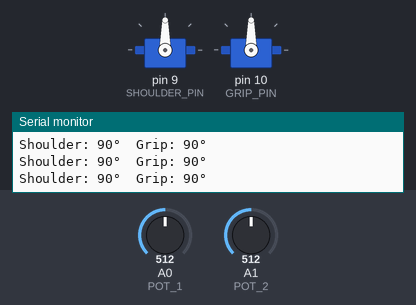
Recording of a sketch running on a simulated Arduino Uno, built with avr-gcc and run on an emulated ATmega328P. Parts: 2 × servo, the last lines printed to the serial monitor. Inputs (shaded band) come from the test bench; at power-on: A0 (POT_1) = 512, A1 (POT_2) = 512.

Above: at 1.2 s.
1.3 s: A0 (POT_1) set to 550
At 1.7 s:
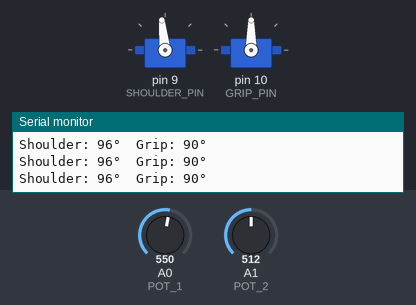
4.3 s: A0 (POT_1) set to 576
At 5.2 s:
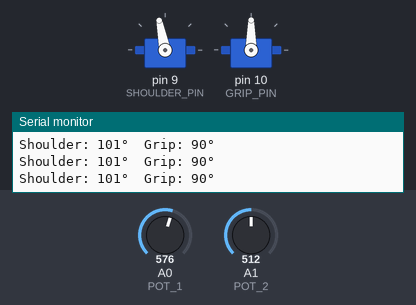
5.8 s: A1 (POT_2) set to 552
At 6.6 s:
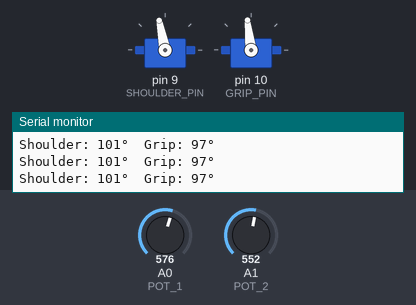
7.3 s: A1 (POT_2) set to 582
At 8.2 s:
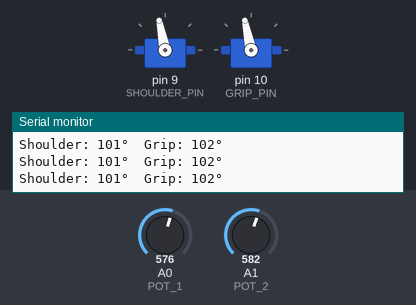
8.8 s: A0 (POT_1) set to 511
At 9.2 s:
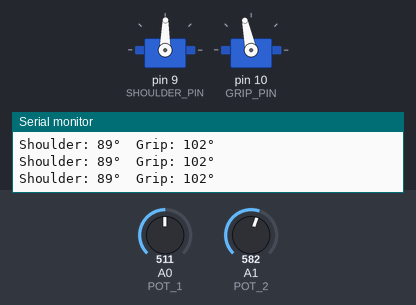
10.3 s: A1 (POT_2) set to 716
At 10.7 s:
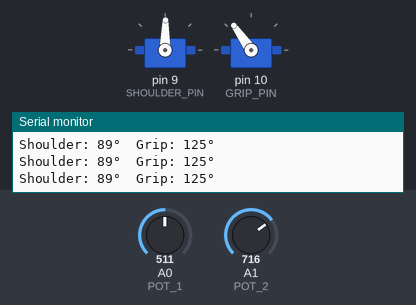
Timing chart, 0 to 12.8 s (numbered marks = the images above; inputs shaded):
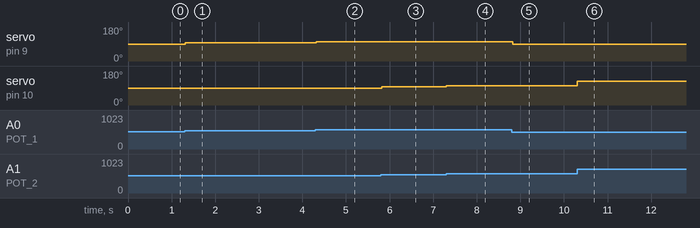

Measured:
- after the input at 1.3 s, servo on pin 9 (SHOULDER_PIN): 90° → 96° at once
- after the input at 4.3 s, servo on pin 9 (SHOULDER_PIN): 96° → 101° at once
- after the input at 5.8 s, servo on pin 10 (GRIP_PIN): 90° → 97° at once
- after the input at 7.3 s, servo on pin 10 (GRIP_PIN): 97° → 102° at once
- after the input at 8.8 s, servo on pin 9 (SHOULDER_PIN): 101° → 89° at once
- after the input at 10.3 s, servo on pin 10 (GRIP_PIN): 102° → 125° at once

The sketch:

sports_robot.ino
```cpp
/*
 * Sports Robot — Dual-Servo Robot Arm
 *
 * Two potentiometers independently control two servo motors,
 * simulating a simple robot arm that can grab and throw.
 * One servo = shoulder rotation, other = grip angle.
 *
 * Circuit:
 *   - Servo 1 (shoulder) → pin 9
 *   - Servo 2 (grip)     → pin 10
 *   - Pot 1 → A0, Pot 2 → A1
 *
 * Tinkercad: https://www.tinkercad.com/things/i9X4QrBlpkZ-sportsrobot
 */

#include <Servo.h>

Servo shoulderServo;
Servo gripServo;

const int SHOULDER_PIN = 9;
const int GRIP_PIN     = 10;
const int POT_1        = A0;
const int POT_2        = A1;

void setup() {
  shoulderServo.attach(SHOULDER_PIN);
  gripServo.attach(GRIP_PIN);
  Serial.begin(9600);
}

void loop() {
  int pot1 = analogRead(POT_1);  // 0–1023
  int pot2 = analogRead(POT_2);

  int shoulderAngle = map(pot1, 0, 1023, 0, 180);
  int gripAngle     = map(pot2, 0, 1023, 0, 180);

  shoulderServo.write(shoulderAngle);
  gripServo.write(gripAngle);

  // Debug output
  Serial.print("Shoulder: ");
  Serial.print(shoulderAngle);
  Serial.print("°  Grip: ");
  Serial.print(gripAngle);
  Serial.println("°");

  delay(15);  // servo settle time
}
```
